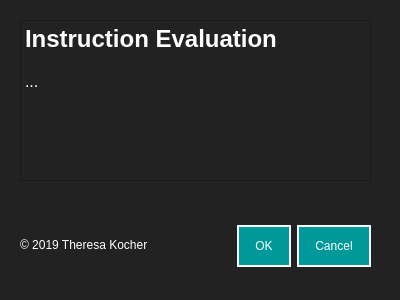
<?xml version="1.0" encoding="UTF-8"?>
<ui version="4.0">
 <class>Dialog</class>
 <widget class="QDialog" name="Dialog">
  <property name="geometry">
   <rect>
    <x>0</x>
    <y>0</y>
    <width>400</width>
    <height>300</height>
   </rect>
  </property>
  <property name="windowTitle">
   <string>Dialog</string>
  </property>
  <property name="styleSheet">
   <string notr="true">background-color: #222222;
</string>
  </property>
  <widget class="QDialogButtonBox" name="buttonBox">
   <property name="geometry">
    <rect>
     <x>30</x>
     <y>221</y>
     <width>341</width>
     <height>51</height>
    </rect>
   </property>
   <property name="styleSheet">
    <string notr="true">QPushButton {
background-color: #009999;
padding: 12px 16px;
border: 2px solid #fff;
color: #fff;
font: Helvetica;
}
QPushButton:hover {
	background-color: #75bdc3;
}</string>
   </property>
   <property name="orientation">
    <enum>Qt::Horizontal</enum>
   </property>
   <property name="standardButtons">
    <set>QDialogButtonBox::Cancel|QDialogButtonBox::Ok</set>
   </property>
  </widget>
  <widget class="QLabel" name="label">
   <property name="geometry">
    <rect>
     <x>20</x>
     <y>220</y>
     <width>131</width>
     <height>50</height>
    </rect>
   </property>
   <property name="styleSheet">
    <string notr="true">color: #fff;
font: 12pt &quot;Helvetica&quot;;
</string>
   </property>
   <property name="text">
    <string>© 2019 Theresa Kocher</string>
   </property>
  </widget>
  <widget class="QTextBrowser" name="textBrowser">
   <property name="geometry">
    <rect>
     <x>20</x>
     <y>20</y>
     <width>351</width>
     <height>161</height>
    </rect>
   </property>
   <property name="styleSheet">
    <string notr="true">color: #fff;
font: 12pt &quot;Helvetica&quot;;
</string>
   </property>
   <property name="html">
    <string>&lt;!DOCTYPE HTML PUBLIC &quot;-//W3C//DTD HTML 4.0//EN&quot; &quot;http://www.w3.org/TR/REC-html40/strict.dtd&quot;&gt;
&lt;html&gt;&lt;head&gt;&lt;meta name=&quot;qrichtext&quot; content=&quot;1&quot; /&gt;&lt;style type=&quot;text/css&quot;&gt;
p, li { white-space: pre-wrap; }
&lt;/style&gt;&lt;/head&gt;&lt;body style=&quot; font-family:'Helvetica'; font-size:12pt; font-weight:400; font-style:normal;&quot;&gt;
&lt;p style=&quot; margin-top:0px; margin-bottom:0px; margin-left:0px; margin-right:0px; -qt-block-indent:0; text-indent:0px;&quot;&gt;&lt;span style=&quot; font-size:18pt; font-weight:600;&quot;&gt;Instruction Evaluation&lt;/span&gt;&lt;/p&gt;
&lt;p style=&quot;-qt-paragraph-type:empty; margin-top:0px; margin-bottom:0px; margin-left:0px; margin-right:0px; -qt-block-indent:0; text-indent:0px;&quot;&gt;&lt;br /&gt;&lt;/p&gt;
&lt;p style=&quot; margin-top:0px; margin-bottom:0px; margin-left:0px; margin-right:0px; -qt-block-indent:0; text-indent:0px;&quot;&gt;...&lt;/p&gt;&lt;/body&gt;&lt;/html&gt;</string>
   </property>
  </widget>
 </widget>
 <resources/>
 <connections>
  <connection>
   <sender>buttonBox</sender>
   <signal>accepted()</signal>
   <receiver>Dialog</receiver>
   <slot>accept()</slot>
   <hints>
    <hint type="sourcelabel">
     <x>248</x>
     <y>254</y>
    </hint>
    <hint type="destinationlabel">
     <x>157</x>
     <y>274</y>
    </hint>
   </hints>
  </connection>
  <connection>
   <sender>buttonBox</sender>
   <signal>rejected()</signal>
   <receiver>Dialog</receiver>
   <slot>reject()</slot>
   <hints>
    <hint type="sourcelabel">
     <x>316</x>
     <y>260</y>
    </hint>
    <hint type="destinationlabel">
     <x>286</x>
     <y>274</y>
    </hint>
   </hints>
  </connection>
 </connections>
</ui>
